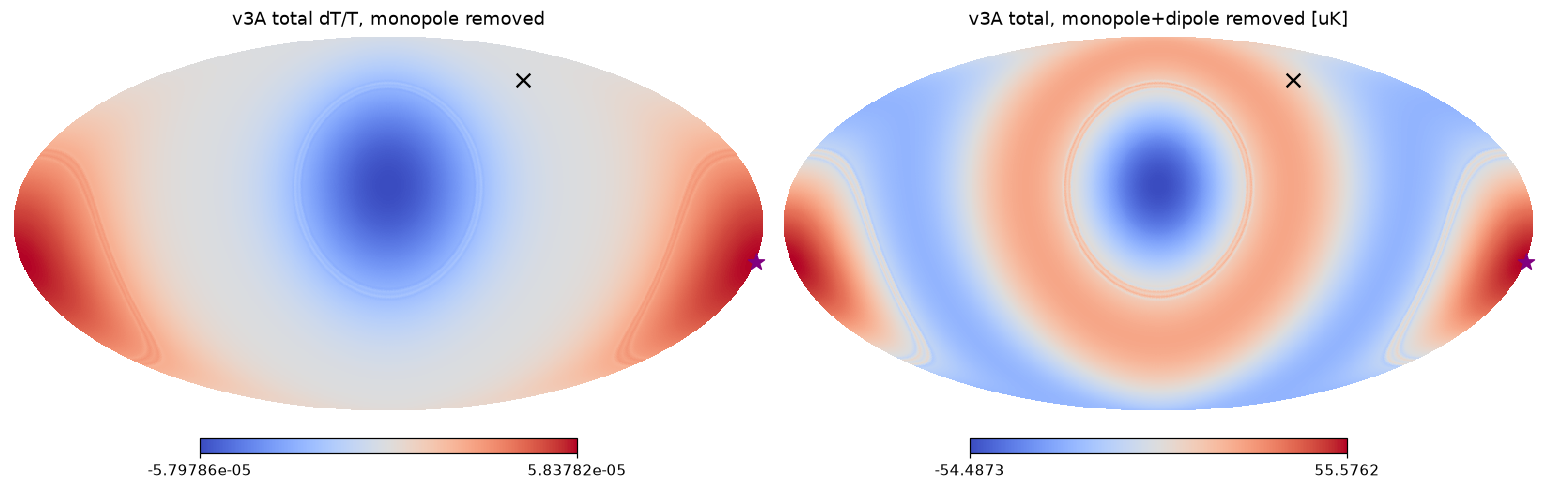

Source code (Python):
# v3A: Mollweide of total dT/T (monopole removed) and total with monopole+dipole removed [uK]. Data via cmb_lightpath_v3_common.py.
import numpy as np,healpy as hp,matplotlib;matplotlib.use('Agg');import matplotlib.pyplot as plt
from cmb_lightpath_v3_common import *
m,m1,cl,cl1,kind,mean=stats('A');fig=plt.figure(figsize=(14,4.6))
hp.mollview(m,fig=fig.number,sub=(1,2,1),title='v3A total dT/T, monopole removed',cmap='coolwarm')
hp.projscatter(180,-15,lonlat=True,marker='*',s=120,c='purple');hp.projscatter(260,60,lonlat=True,marker='x',s=80,c='k')
hp.mollview(m1*T0uK,fig=fig.number,sub=(1,2,2),title='v3A total, monopole+dipole removed [uK]',cmap='coolwarm')
hp.projscatter(180,-15,lonlat=True,marker='*',s=120,c='purple');hp.projscatter(260,60,lonlat=True,marker='x',s=80,c='k')
plt.savefig('cmb_lightpath_v3A_maps.png',dpi=110,bbox_inches='tight')
